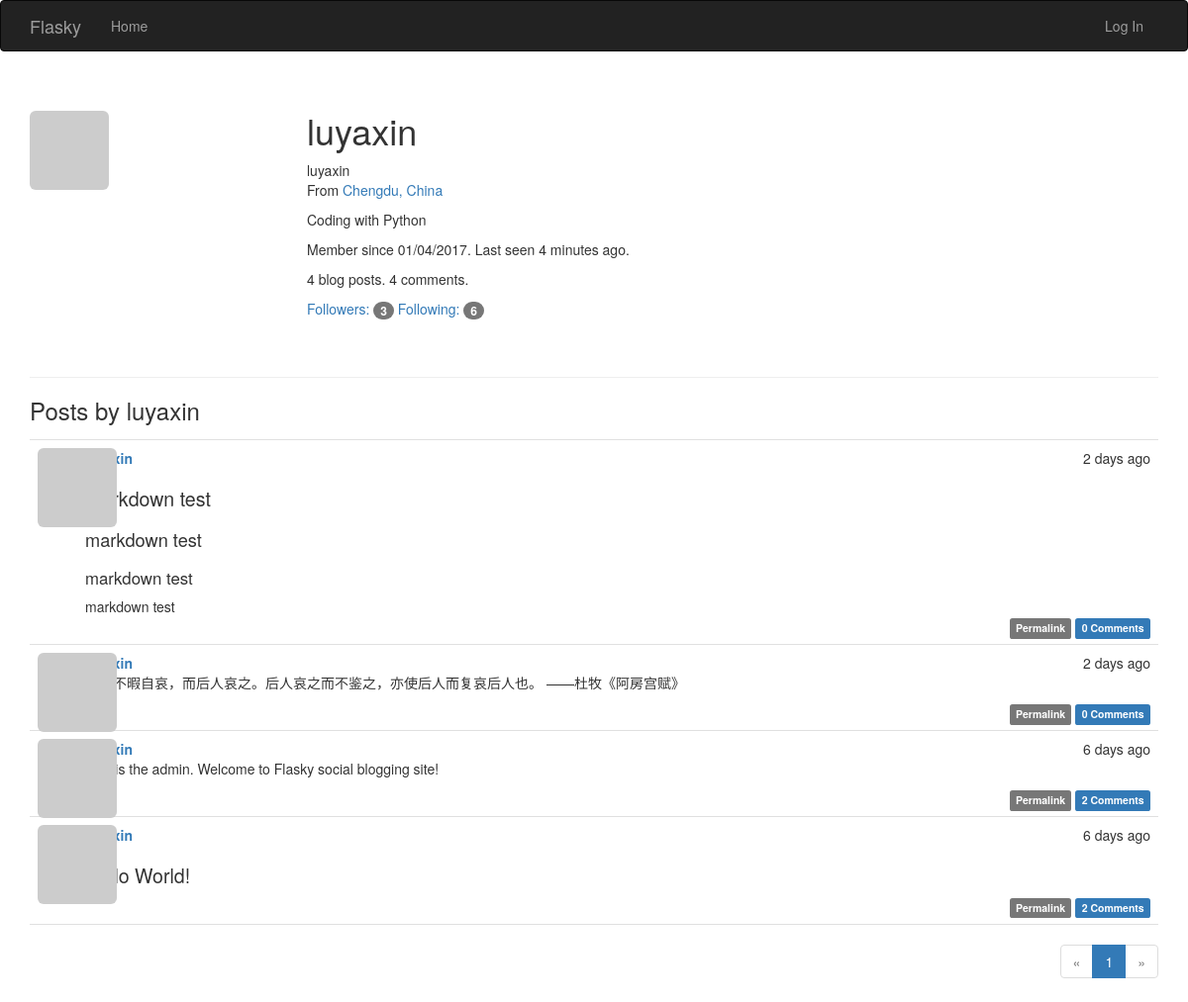
The page /user/luyaxin on the database its author committed.
### app/models.py (models this page shows, shortened)
class User(UserMixin, db.Model):
    __tablename__ = 'users'
    id = db.Column(db.Integer, primary_key=True)
    email = db.Column(db.String(64), unique=True, index=True)
    username = db.Column(db.String(64), unique=True, index=True)
    role_id = db.Column(db.Integer, db.ForeignKey('roles.id'))
    password_hash = db.Column(db.String(128))
    confirmed = db.Column(db.Boolean, default=False)
    name = db.Column(db.String(64))
    location = db.Column(db.String(64))
    about_me = db.Column(db.Text())
    member_since = db.Column(db.DateTime(), default=datetime.utcnow)
    last_seen = db.Column(db.DateTime(), default=datetime.utcnow)
    avatar_hash = db.Column(db.String(32))
    posts = db.relationship('Post', backref='author', lazy='dynamic')           # 由Post.author获得对应的User实例;User.posts得到用户的所有Post实例
    followed = db.relationship('Follow',
                               foreign_keys=[Follow.follower_id],               # [IMP] 这里foreign_key是指当前user.id在Follow模型中的foreign_key
                               backref=db.backref('follower', lazy='joined'),   # 为了消除外键间的歧义(2个外键),定义关系时须用可选参数foreign_keys指定的外键
                               lazy='dynamic',                                  # [IMP] backref()参数并不是指定这两个关系之间的引用关系,而是回引Follow模型
                               cascade='all, delete-orphan')                    # joined模式实现立即从关联查询结果中加载相关对象(list of instances)
    followers = db.relationship('Follow',                                       # dynamic模式:不会直接返回记录,返回可添加额外过滤器的查询对象
                                foreign_keys=[Follow.followed_id],              # cascade参数配置在父对象上执行的操作对相关对象的影响
                                backref=db.backref('followed', lazy='joined'),  # 'all, delete-orphan'表示启用所有默认层叠选项,且还要删除孤儿记录
                                lazy='dynamic',
                                cascade='all, delete-orphan')                   # 多对多关系定义为两个一对多关系:user.followed 和 user.followers
    comments = db.relationship('Comment', backref='author', lazy='dynamic')
    @property
    def password(self):
        """password不可读"""
        raise AttributeError('Password is not a readable attribute.')
    def gravatar(self, size=100, default='identicon', rating='g'):
        if request.is_secure:
            url = 'https://cn.gravatar.com/avatar'
        else:
            url = 'http://cn.gravatar.com/avatar'
        hash = self.avatar_hash or hashlib.md5(
            self.email.encode('utf-8')).hexdigest()
        return '{url}/{hash}?s={size}&d={default}&r={rating}'.format(
            url=url, hash=hash, size=size, default=default, rating=rating)

class Post(db.Model):
    __tablename__ = 'posts'
    __searchable__ = ['body', ]          # __searchable__包含所有将被搜索且建立索引的字段(will be indexed by whoosh)
    __analyzer__ = ChineseAnalyzer()     # 设置对于Post进行whoosh搜索的分析器(用于分词);若这里不设置则使用config.py中的全局默认设置
    id = db.Column(db.Integer, primary_key=True)
    body = db.Column(db.Text)
    body_html = db.Column(db.Text)
    timestamp = db.Column(db.DateTime, index=True, default=datetime.utcnow)
    author_id = db.Column(db.Integer, db.ForeignKey('users.id'))
    comments = db.relationship('Comment', backref='post', lazy='dynamic')

### app/main/views.py (the view)
@main.route('/user/<username>')  # 尖括号中username即为视图函数user()的参数
def user(username):
    user = User.query.filter_by(username=username).first_or_404()    # 用户不存在抛出404错误
    page = request.args.get('page', 1, type=int)
    pagination = user.posts.order_by(Post.timestamp.desc()).paginate(
        page, per_page=current_app.config['FLASKY_POSTS_PER_PAGE'],
        error_out=False)
    posts = pagination.items
    return render_template('user.html', user=user, posts=posts,
                           pagination=pagination)

### app/auth/views.py (called while the page is built)
@auth.before_app_request
def before_request():
    if current_user.is_authenticated:
        current_user.ping()                                  # [IMP] 更新数据库User模型的last_seen属性
        g.search_form = SearchForm()                         # [IMP] 创建搜索表单对象并使得其对所有模版可用,存放在全局变量g中
        if not current_user.confirmed \
            and request.endpoint[:5] != 'auth.' \
            and request.endpoint != 'static':
            return redirect(url_for('auth.unconfirmed'))

### app/main/__init__.py (called while the page is built)
@main.app_context_processor
def inject_permissions():
    return dict(Permission=Permission)

### app/main/views.py (called while the page is built)
@main.after_app_request                                                 # 在视图函数处理完请求之后执行
def after_request(response):
    for query in get_debug_queries():
        if query.duration >= current_app.config['FLASKY_SLOW_DB_QUERY_TIME']:
            current_app.logger.warning(
                'Slow query: %s\nParameters: %s\nDuration: %fs\nContext: %s\n'
                % (query.statement, query.parameters, query.duration,
                   query.context))
    return response

### app/models.py (called while the page is built)
    def can(self, permissions):
        return False

    def is_administrator(self):
        return False

### app/templates/user.html (shortened to what this page needs)
{% extends "base.html" %}
{% import "_macros.html" as macros %}
{% block page_content %}
<div class="page-header">
    <img class="img-rounded profile-thumbnail" src="{{ user.gravatar(size=256) }}">
    <div class="profile-header">
        <h1>{{ user.username }}</h1>
        {% if user.name or user.location %}
        <p>
            {% if user.name %}{{ user.name }}<br>{% endif %}
            {% if user.location %}
                From <a href="http://maps.google.com/?q={{ user.location }}">{{ user.location }}</a><br>
            {% endif %}
        </p>
        {% endif %}
        {% if user.about_me %}<p>{{ user.about_me }}</p>{% endif %}
        <p>Member since {{ moment(user.member_since).format('L') }}. Last seen {{ moment(user.last_seen).fromNow() }}.</p>
        <p>{{ user.posts.count() }} blog posts. {{ user.comments.count() }} comments.</p>
        <p>
            <a href="{{ url_for('.followers', username=user.username) }}">Followers: <span class="badge">{{ user.followers.count() - 1 }}</span></a>
            <a href="{{ url_for('.followed_by', username=user.username) }}">Following: <span class="badge">{{ user.followed.count() - 1 }}</span></a>
        </p>
    </div>
</div>
<h3>Posts by {{ user.username }}</h3>
{% include '_posts.html' %}
{% if pagination %}
<div class="pagination">
    {{ macros.pagination_widget(pagination, '.user', username=user.username) }}
</div>
{% endif %}
{% endblock %}

### app/templates/_posts.html (shortened to what this page needs)
<ul class="posts">
    {% for post in posts %}
    <li class="post">
        <div class="post-thumbnail">
            <a href="{{ url_for('.user', username=post.author.username) }}">
                <img class="img-rounded profile-thumbnail" src="{{ post.author.gravatar(size=40) }}">
            </a>
        </div>
        <div class="post-content">
            <div class="post-date">{{ moment(post.timestamp).fromNow() }}</div>
            <div class="post-author"><a href="{{ url_for('.user', username=post.author.username) }}">{{ post.author.username }}</a></div>
            <div class="post-body">
                {% if post.body_html %}
                    {{ post.body_html | safe }}
                {% else %}
                    {{ post.body }}
                {% endif %}
            </div>
            <div class="post-footer">
                <a href="{{ url_for('.post', id=post.id) }}">
                    <span class="label label-default">Permalink</span>
                </a>
                <a href="{{ url_for('.post', id=post.id) }}#comments">
                    <span class="label label-primary">{{ post.comments.count() }} Comments</span>
                </a>
            </div>
        </div>
    </li>
    {% endfor %}
</ul>

### app/static/styles.css (style rules this page uses)
.profile-thumbnail { position: absolute; }
.profile-header { min-height: 260px; margin-left: 280px; }
ul.posts { list-style-type: none; padding: 0px; margin: 16px 0px 0px 0px; border-top: 1px solid #e0e0e0; }
ul.posts li.post { padding: 8px; border-bottom: 1px solid #e0e0e0; }
div.post-date { float: right; }
div.post-author { font-weight: bold; }
div.post-thumbnail { position: absolute; }
div.post-content { margin-left: 48px; min-height: 48px; }
div.post-footer { text-align: right; }
div.pagination { width: 100%; text-align: right; padding: 0px; margin: 0px; }
.post-body h1 { font-size: 140%; }
.post-body h2 { font-size: 130%; }
.post-body h3 { font-size: 120%; }

### rows shown on the page
User: username "luyaxin", name "luyaxin", location "Chengdu, China", about_me "Coding with Python", member_since "01/04/2017", last_seen "4 minutes ago"
Post: timestamp "2 days ago", body_html "markdown test markdown test markdown test markdown test", comments.count "0"
Post: timestamp "2 days ago", body_html "秦人不暇自哀，而后人哀之。后人哀之而不鉴之，亦使后人而复哀后人也。 ——杜牧《阿房宫赋》", comments.count "0"
Post: timestamp "6 days ago", body_html "This is the admin. Welcome to Flasky social blogging site!", comments.count "2"
Post: timestamp "6 days ago", body_html "Hello World!", comments.count "2"

### other values the page prints
{{ user.posts.count() }} "4"
{{ user.comments.count() }} "4"
{{ user.followers.count() - 1 }} "3"
{{ user.followed.count() - 1 }} "6"
{{ p }} "1"
